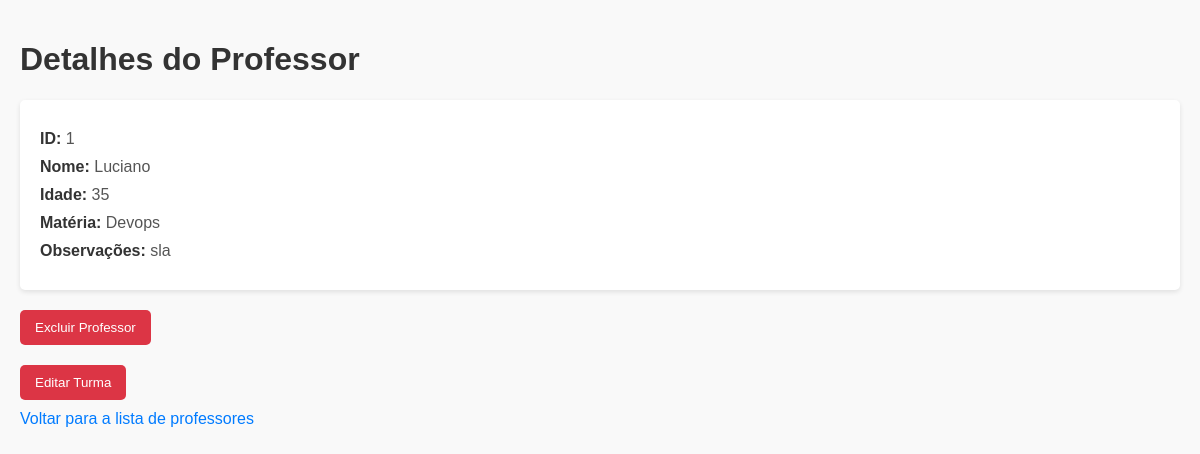
/professores/1, run on an earlier commit of the app's database.
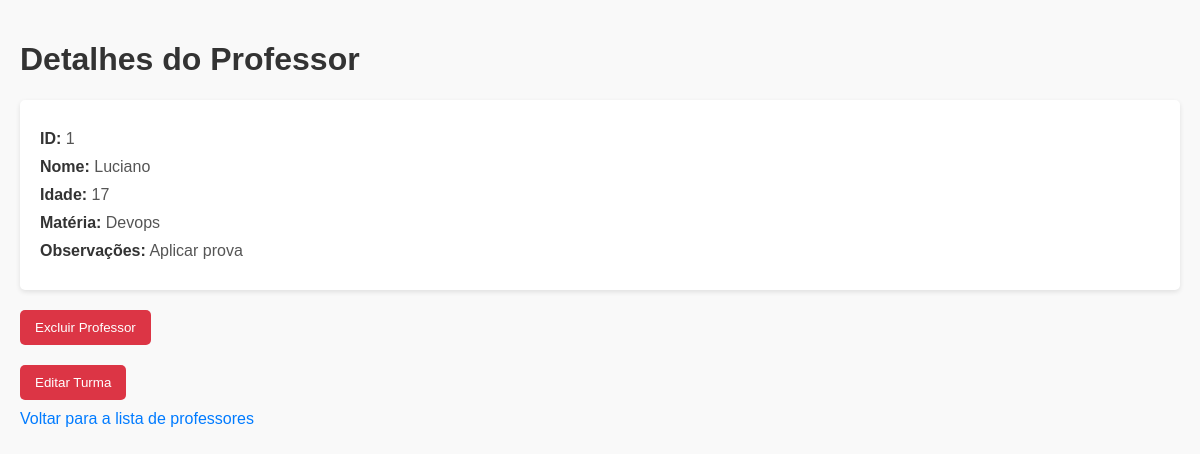
And on a later commit of the database.
### professor/professor_model.py (models this page shows, shortened)
class Professor(db.Model):
    id = db.Column(db.Integer, primary_key=True)
    nome = db.Column(db.String(150))
    idade = db.Column(db.Integer)
    materia = db.Column(db.String(40))
    observacoes = db.Column(db.String(250))
    turmas = db.relationship('Turma', backref='professor', lazy="select")
    def to_dict(self):
        return{'id': self.id, 'nome': self.nome, 'idade': self.idade, 'materia': self.materia,
                'observacoes': self.observacoes,
                'turmas': [turma.descricao for turma in self.turmas]}

### professor/professor_routes.py (the view)
@professores_blueprint.route('/professores/<int:id_professor>', methods=['GET'])
def get_professor(id_professor):
    try:
        professor = professor_por_id(id_professor)
        return render_template('professores/professor_id.html', professor=professor)
    except ProfessorNaoEncontrado:
        return jsonify({'message': 'Professor não encontrado'}), 404

### professor/professor_model.py (called while the page is built)
def professor_por_id(id_professor):
    professor = Professor.query.get(id_professor)
    if not professor:
        raise ProfessorNaoEncontrado
    return professor.to_dict()

### templates/professores/professor_id.html (shortened to what this page needs)
<!DOCTYPE html>
<html lang="pt-BR">
<head>
</head>
<body>
    <h1>Detalhes do Professor</h1>
    <div class="details">
        <p><strong>ID:</strong> {{ professor.id }}</p>
        <p><strong>Nome:</strong> {{ professor.nome }}</p>
        <p><strong>Idade:</strong> {{ professor.idade }}</p>
        <p><strong>Matéria:</strong> {{ professor.materia }}</p>
        <p><strong>Observações:</strong> {{ professor.observacoes }}</p>
    </div>
    <form id="delete-form" action="{{ url_for('professores.delete_professor', id_professor=professor.id) }}" method="POST">
        <button type="submit">Excluir Professor</button>
    </form>
    <form action="{{ url_for('professores.update_professor', id_professor=professor.id) }}" method='POST'>
        <button type="submit" class="edit-button">Editar Turma</button>
      </form>
    <a href="{{ url_for('professores.get_professores') }}">Voltar para a lista de professores</a>
</body>
</html>

What changed in the data, as far as the page shows it:
changed Professor "Luciano": observacoes "sla" → "Aplicar prova"
Also different on the page:
{{ professor.idade }}: "35" → "17"
